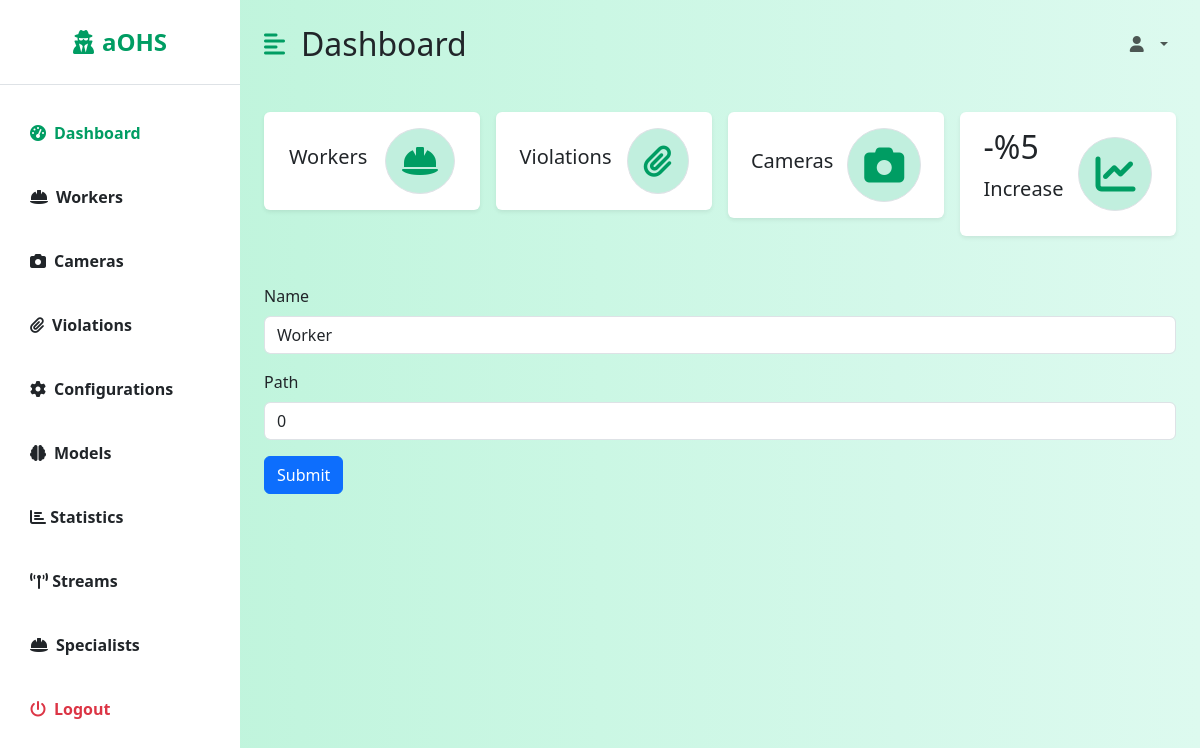
The app's page /dashboard/models/edit/1/, older data.
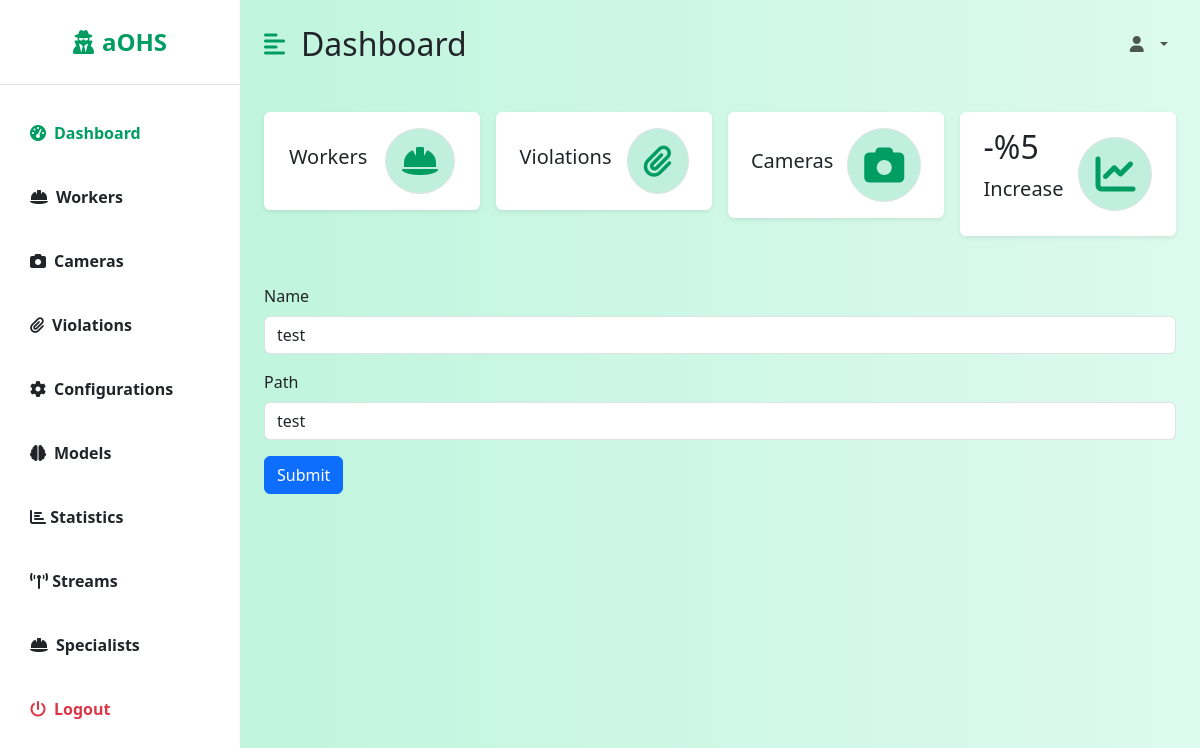
The same page, newer data.
### backend/models.py (models this page shows, shortened)
class Model(models.Model):
    id = models.AutoField(primary_key=True)
    name = models.CharField(max_length=100, null=False)
    path = models.CharField(max_length=100, null=False)
    created = models.DateTimeField(auto_now_add=True)
    modified = models.DateTimeField(auto_now=True)

### dashboard/views/model_views.py (the view, shortened to what this page needs)
# urls.py: path('models/edit/<int:model_id>/', ModelEditView.as_view()),
class ModelEditView(View):
    def get(self, request, model_id):
        model = Model.objects.get(id=model_id)
        return render(request, 'dashboard/model-edit.html', {"model": model})

### dashboard/templates/dashboard/model-edit.html (shortened to what this page needs)
{% extends 'dashboard/dashboard.html' %}
{% block table %}
    <form action="" method="post">
        <div class="mb-3">
            <label for="name" class="form-label">Name</label>
            <input type="text" class="form-control" id="name" name="name" value="{{ model.name }}">
        </div>
        <div class="mb-3">
            <label for="title" class="form-label">Path</label>
            <input type="text" class="form-control" id="path" name="path" value="{{ model.path }}">
        </div>
        <button type=" submit" class="btn btn-primary">Submit</button>
    </form>
{% endblock %}

Row changes from the older to the newer data that the page shows:
changed Model: name "Worker" → "test"; path "0" → "test"
